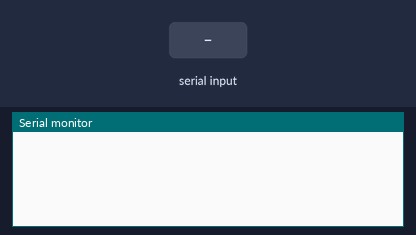
This sketch was run on a simulated Arduino Uno, built with avr-gcc and run on an emulated ATmega328P. Parts: the last lines printed to the serial monitor. Inputs (shaded band) come from the test bench.

Above: at 1.2 s.
1.3 s: "1\n" received over Serial
At 2.5 s:
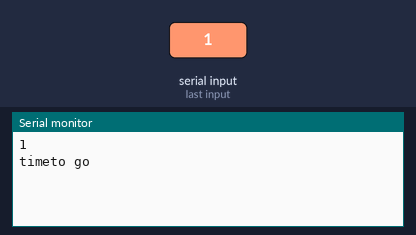
2.8 s: "0\n" received over Serial
At 3.6 s:
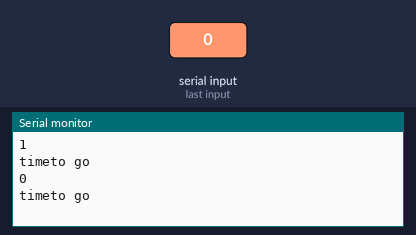
4.3 s: "2\n" received over Serial
At 4.8 s:
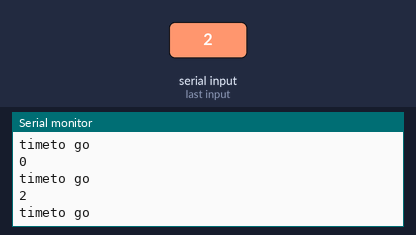

The sketch:

bluetooth.ino
```cpp
#define relay A0
#define interval 1000

String ah;
void setup() {
  Serial.begin(9600);
}
void loop()
{
  if(Serial.available()>0)
  {
    Serial.print(Serial.readStringUntil('\n'));
    Serial.println();
    Serial.println();
   Serial.print("time");
   Serial.print("to go");Serial.println();Serial.println();
  }
}
```

Measured:
- after the input at 1.3 s, the serial monitor: prints a new line at once (image 1)
- after the input at 2.8 s, the serial monitor: prints a new line at once (image 2)
- after the input at 4.3 s, the serial monitor: prints a new line at once (image 3)
